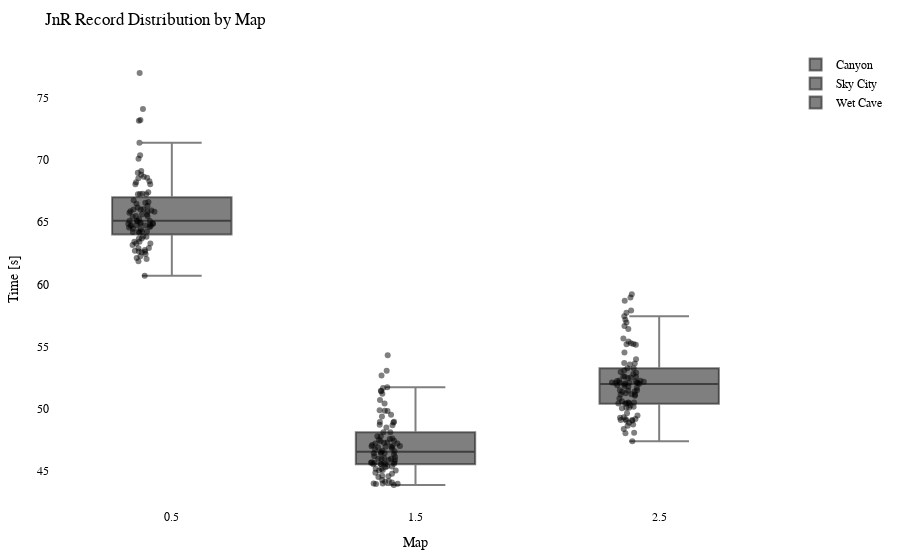

Here is the notebook cell this chart was saved with:
### Code cell
import plotly.graph_objects as go
import plotly.io as pio

df = getRecordsDataframe(minigame="Jump and Run")

# Calculate the offset for centering the data points
num_columns = len(df.columns)
offset = 0.5

# Create a Swarm plot using Plotly
fig = go.Figure()

for i, column in enumerate(df.columns):
    x_values = [i + offset] * len(df[column])  # Adjust x-values with offset for horizontal centering
    fig.add_trace(go.Box(x=x_values,
                         y=df[column],
                         name=column,
                         boxpoints='all',
                         pointpos=-0.5,  # Adjust point position to prevent overlapping
                         marker=dict(color='rgba(0,0,0,0.5)', size=6),  # Adjust marker color and size
                         hovertext=df.index,
                         hoverinfo='text+y'))

fig.update_layout(title="JnR Record Distribution by Map",
                  xaxis=dict(title="Map"),
                  yaxis=dict(title="Time [s]"),
                  showlegend=True,
                  font=dict(family="Arial", size=12, color="black"),  # Customize font
                  plot_bgcolor="white",  # Set background color
                  margin=dict(l=50, r=50, t=50, b=50),  # Adjust margins for better layout
                  )

pio.show(fig)

pio.write_html(fig, "out/jump_swarm_plot.html")

### Figure 1 — Plotly figure (JSON) as saved in the notebook; plotly's stock layout.template omitted (floating-point values rounded to 4 significant figures)
{"data": [{"boxpoints": "all", "hoverinfo": "text+y", "hovertext": ["agowskyy", "Anni808", "Axollotel", "BacardiSprite", "bawskey", "BearchenGott", "BusinessBent", "byTobi", "cediiiiii_10", "Chander24", "Chrisi20101", "crocodile1870", "cxl1lo", "DarkCobweb", "DerBaumIstDerWeg", "Dokkkkko", "Ex4cted", "Falke23_5", "Feinberg", "Fflopse", "ForceFox", "Freeeedom", "frutigall", "GamemasterNiki", "GeneralEnte06", "Gerrygames", "Gobo9", "GrafikKatze", "Grapfen", "Gummibearchen", "H1ghsay", "h4nnes", "Harold_Sensemann", "HerrDante", "Jan2220", "JennieKim", "jimmi1410", "JOW23", "Joy_8oy", "JustK1lling", "KakaMC", "Kanickelul", "Kokochampi", "Kokochampo", "Kyuudo", "LeWi_100", "Livgo", "lizsyy", "LordAlexos", "Lubotter2009", "Luis_XYZ", "M0orey_0", "marbrueck", "Martomias", "Mincheeen", "MrNulfred", "Nexilus", "Ninivee", "officialryzon", "Oronor", "Pedrozockt", "Picutar", "PixlNight", "PolizeiDreamy", "Radattel", "Raefinzs", "Ritokii", "rXzEr_Justin", "Sackkerl", "schmaarek", "ScreamingBlatz", "Sebi1801", "Seemops_8", "Sey__", "SpeckyCut", "StaudammAusHolz", "Tomiokey", "tsuneee", "twitchparaskiill", "Txlentierter", "Umgfoin", "WirdNichtGeladen", "Wissender", "xBaumeisterin", "xX_Dima_ggg_Xx6", "xX_Masha_ggg_Xx9", "ymq_", "yzvm", "zTotito", "_n3d", "_Waldi_"], "marker": {"color": "rgba(0,0,0,0.5)", "size": 6}, "name": "Canyon", "pointpos": -0.5, "type": "box", "x": [0.5, 0.5, 0.5, 0.5, 0.5, 0.5, 0.5, 0.5, 0.5, 0.5, 0.5, 0.5, 0.5, 0.5, 0.5, 0.5, 0.5, 0.5, 0.5, 0.5, 0.5, 0.5, 0.5, 0.5, 0.5, 0.5, 0.5, 0.5, 0.5, 0.5, 0.5, 0.5, 0.5, 0.5, 0.5, 0.5, 0.5, 0.5, 0.5, 0.5, 0.5, 0.5, 0.5, 0.5, 0.5, 0.5, 0.5, 0.5, 0.5, 0.5, 0.5, 0.5, 0.5, 0.5, 0.5, 0.5, 0.5, 0.5, 0.5, 0.5, 0.5, 0.5, 0.5, 0.5, 0.5, 0.5, 0.5, 0.5, 0.5, 0.5, 0.5, 0.5, 0.5, 0.5, 0.5, 0.5, 0.5, 0.5, 0.5, 0.5, 0.5, 0.5, 0.5, 0.5, 0.5, 0.5, 0.5, 0.5, 0.5, 0.5, 0.5], "y": [64.73, 65.84, 65.5, 63.43, 68.21, 64.25, 68.97, 65.44, 61.86, 74.1, 66.62, 64.86, 66.76, 66.04, 63.28, 64.8, 62.71, 65.87, 66.56, 62.12, 64.7, 64.77, 64.48, 64.87, 64.6, 64.41, 60.7, 63.85, 63.67, 64.25, 64.74, 67.25, 64.24, 62.58, 65.86, 65.09, 77.0, 62.75, 68.66, 64.15, 62.9, null, 73.22, 70.39, 64.7, 62.45, 68.56, 62.26, 67.26, 65.61, 67.24, 67.28, 68.04, 64.95, 65.62, 64.9, 73.16, 66.01, null, 66.01, 62.62, 63.82, 63.68, 71.39, 66.47, 65.1, 70.11, 68.3, 68.54, 63.17, 65.11, null, 65.94, 62.04, 68.81, 65.47, 65.23, 63.42, 69.11, 66.3, 64.57, 64.87, 66.18, 62.64, 67.4, 68.04, 62.93, 63.28, 65.76, 64.21, 65.11]}, {"boxpoints": "all", "hoverinfo": "text+y", "hovertext": ["agowskyy", "Anni808", "Axollotel", "BacardiSprite", "bawskey", "BearchenGott", "BusinessBent", "byTobi", "cediiiiii_10", "Chander24", "Chrisi20101", "crocodile1870", "cxl1lo", "DarkCobweb", "DerBaumIstDerWeg", "Dokkkkko", "Ex4cted", "Falke23_5", "Feinberg", "Fflopse", "ForceFox", "Freeeedom", "frutigall", "GamemasterNiki", "GeneralEnte06", "Gerrygames", "Gobo9", "GrafikKatze", "Grapfen", "Gummibearchen", "H1ghsay", "h4nnes", "Harold_Sensemann", "HerrDante", "Jan2220", "JennieKim", "jimmi1410", "JOW23", "Joy_8oy", "JustK1lling", "KakaMC", "Kanickelul", "Kokochampi", "Kokochampo", "Kyuudo", "LeWi_100", "Livgo", "lizsyy", "LordAlexos", "Lubotter2009", "Luis_XYZ", "M0orey_0", "marbrueck", "Martomias", "Mincheeen", "MrNulfred", "Nexilus", "Ninivee", "officialryzon", "Oronor", "Pedrozockt", "Picutar", "PixlNight", "PolizeiDreamy", "Radattel", "Raefinzs", "Ritokii", "rXzEr_Justin", "Sackkerl", "schmaarek", "ScreamingBlatz", "Sebi1801", "Seemops_8", "Sey__", "SpeckyCut", "StaudammAusHolz", "Tomiokey", "tsuneee", "twitchparaskiill", "Txlentierter", "Umgfoin", "WirdNichtGeladen", "Wissender", "xBaumeisterin", "xX_Dima_ggg_Xx6", "xX_Masha_ggg_Xx9", "ymq_", "yzvm", "zTotito", "_n3d", "_Waldi_"], "marker": {"color": "rgba(0,0,0,0.5)", "size": 6}, "name": "Sky City", "pointpos": -0.5, "type": "box", "x": [1.5, 1.5, 1.5, 1.5, 1.5, 1.5, 1.5, 1.5, 1.5, 1.5, 1.5, 1.5, 1.5, 1.5, 1.5, 1.5, 1.5, 1.5, 1.5, 1.5, 1.5, 1.5, 1.5, 1.5, 1.5, 1.5, 1.5, 1.5, 1.5, 1.5, 1.5, 1.5, 1.5, 1.5, 1.5, 1.5, 1.5, 1.5, 1.5, 1.5, 1.5, 1.5, 1.5, 1.5, 1.5, 1.5, 1.5, 1.5, 1.5, 1.5, 1.5, 1.5, 1.5, 1.5, 1.5, 1.5, 1.5, 1.5, 1.5, 1.5, 1.5, 1.5, 1.5, 1.5, 1.5, 1.5, 1.5, 1.5, 1.5, 1.5, 1.5, 1.5, 1.5, 1.5, 1.5, 1.5, 1.5, 1.5, 1.5, 1.5, 1.5, 1.5, 1.5, 1.5, 1.5, 1.5, 1.5, 1.5, 1.5, 1.5, 1.5], "y": [47.5, 51.73, 49.8, 45.36, 46.61, 45.69, 47.21, 46.58, 44.57, 54.3, 45.64, 47.28, 48.9, 46.41, 43.85, 48.09, 44.15, 47.37, 47.57, 45.03, 44.61, 45.38, 47.78, 47.6, 45.64, 45.17, 43.94, 44.85, 45.58, 45.69, 48.7, 47.2, 45.98, 43.96, 46.17, 45.97, 48.48, 43.98, 48.95, 45.29, 44.76, 51.66, 51.19, 49.82, 46.72, 44.12, 50.69, 45.53, 51.45, 46.42, 49.88, 47.25, 49.37, 46.94, 45.94, 46.89, 45.53, 49.51, 51.4, 46.99, 44.06, 45.02, 45.59, 53.04, 46.42, 52.67, 46.11, 46.34, 47.01, 45.07, 48.67, 46.93, 47.08, 44.26, 48.93, 45.55, 47.77, 45.17, 47.41, null, 46.81, 45.87, 48.1, 45.53, 46.51, 50.42, 43.98, 44.5, 46.98, 45.87, 46.01]}, {"boxpoints": "all", "hoverinfo": "text+y", "hovertext": ["agowskyy", "Anni808", "Axollotel", "BacardiSprite", "bawskey", "BearchenGott", "BusinessBent", "byTobi", "cediiiiii_10", "Chander24", "Chrisi20101", "crocodile1870", "cxl1lo", "DarkCobweb", "DerBaumIstDerWeg", "Dokkkkko", "Ex4cted", "Falke23_5", "Feinberg", "Fflopse", "ForceFox", "Freeeedom", "frutigall", "GamemasterNiki", "GeneralEnte06", "Gerrygames", "Gobo9", "GrafikKatze", "Grapfen", "Gummibearchen", "H1ghsay", "h4nnes", "Harold_Sensemann", "HerrDante", "Jan2220", "JennieKim", "jimmi1410", "JOW23", "Joy_8oy", "JustK1lling", "KakaMC", "Kanickelul", "Kokochampi", "Kokochampo", "Kyuudo", "LeWi_100", "Livgo", "lizsyy", "LordAlexos", "Lubotter2009", "Luis_XYZ", "M0orey_0", "marbrueck", "Martomias", "Mincheeen", "MrNulfred", "Nexilus", "Ninivee", "officialryzon", "Oronor", "Pedrozockt", "Picutar", "PixlNight", "PolizeiDreamy", "Radattel", "Raefinzs", "Ritokii", "rXzEr_Justin", "Sackkerl", "schmaarek", "ScreamingBlatz", "Sebi1801", "Seemops_8", "Sey__", "SpeckyCut", "StaudammAusHolz", "Tomiokey", "tsuneee", "twitchparaskiill", "Txlentierter", "Umgfoin", "WirdNichtGeladen", "Wissender", "xBaumeisterin", "xX_Dima_ggg_Xx6", "xX_Masha_ggg_Xx9", "ymq_", "yzvm", "zTotito", "_n3d", "_Waldi_"], "marker": {"color": "rgba(0,0,0,0.5)", "size": 6}, "name": "Wet Cave", "pointpos": -0.5, "type": "box", "x": [2.5, 2.5, 2.5, 2.5, 2.5, 2.5, 2.5, 2.5, 2.5, 2.5, 2.5, 2.5, 2.5, 2.5, 2.5, 2.5, 2.5, 2.5, 2.5, 2.5, 2.5, 2.5, 2.5, 2.5, 2.5, 2.5, 2.5, 2.5, 2.5, 2.5, 2.5, 2.5, 2.5, 2.5, 2.5, 2.5, 2.5, 2.5, 2.5, 2.5, 2.5, 2.5, 2.5, 2.5, 2.5, 2.5, 2.5, 2.5, 2.5, 2.5, 2.5, 2.5, 2.5, 2.5, 2.5, 2.5, 2.5, 2.5, 2.5, 2.5, 2.5, 2.5, 2.5, 2.5, 2.5, 2.5, 2.5, 2.5, 2.5, 2.5, 2.5, 2.5, 2.5, 2.5, 2.5, 2.5, 2.5, 2.5, 2.5, 2.5, 2.5, 2.5, 2.5, 2.5, 2.5, 2.5, 2.5, 2.5, 2.5, 2.5, 2.5], "y": [52.16, 51.47, 51.48, 48.73, 53.25, 50.49, 52.1, 51.88, 49.27, 56.94, 52.5, 52.09, 52.8, 52.23, 49.09, 53.08, 48.86, 52.25, 53.68, 48.06, 50.44, 51.83, 52.09, 52.2, 50.81, 51.36, 47.38, 49.3, 49.64, 50.49, 52.56, 52.27, 50.6, 48.37, 50.41, 51.13, 57.9, 49.06, 57.43, 50.16, 48.64, 59.2, 58.94, 53.97, 52.47, 48.02, 56.64, 50.25, 53.56, 51.24, 55.26, 54.51, 52.01, 51.37, 50.44, 51.97, 51.69, 52.56, 52.07, 52.6, 49.09, 49.45, 50.39, 58.67, 51.15, 56.42, 51.15, 55.41, 57.72, 50.03, 51.77, 55.65, 52.09, 49.16, 53.64, 55.15, 55.19, 55.19, 52.95, null, 51.04, 51.47, 52.88, 50.07, 53.25, 57.14, 49.04, 50.07, 52.08, 52.04, 49.14]}], "layout": {"font": {"color": "black", "family": "Arial", "size": 12}, "margin": {"b": 50, "l": 50, "r": 50, "t": 50}, "plot_bgcolor": "white", "showlegend": true, "title": {"text": "JnR Record Distribution by Map"}, "xaxis": {"title": {"text": "Map"}}, "yaxis": {"title": {"text": "Time [s]"}}}}
